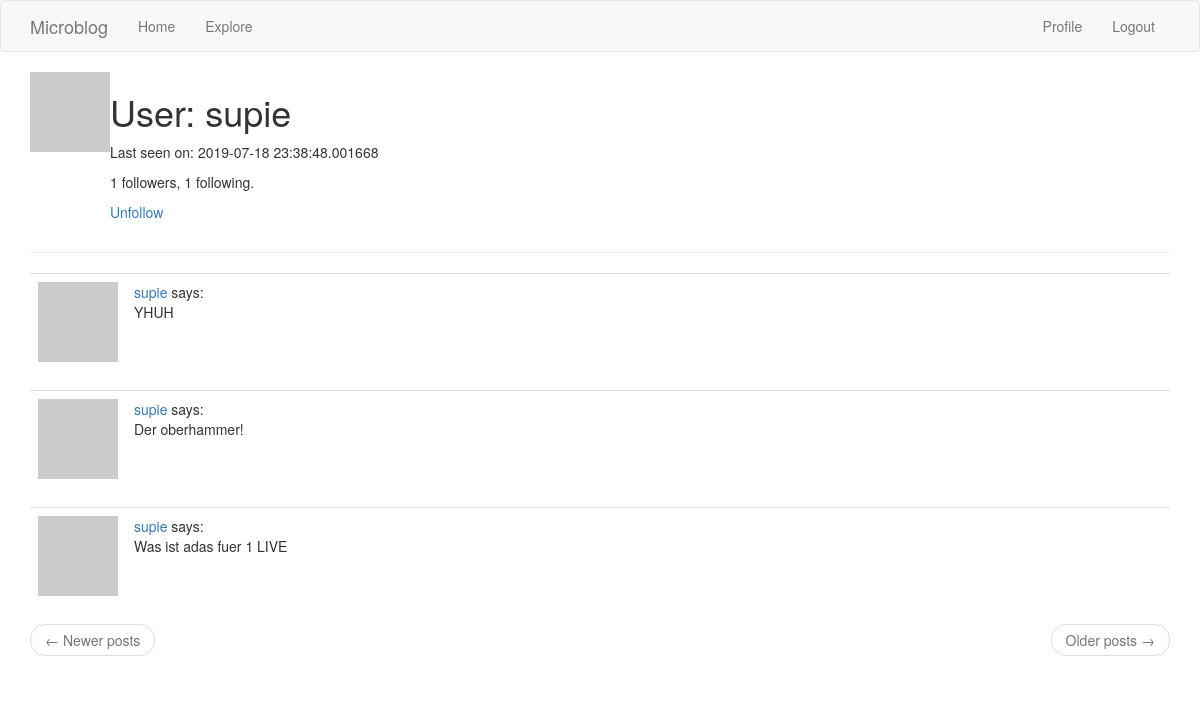
Page /user/supie (signed in) on the committed database.
### models.py (models this page shows, shortened)
class User(UserMixin, db.Model):
    id = db.Column(db.Integer, primary_key=True)
    username = db.Column(db.String(64), index=True, unique=True)
    email = db.Column(db.String(120), index=True, unique=True)
    password_hash = db.Column(db.String(128))
    posts = db.relationship('Post', backref='author', lazy='dynamic')
    about_me = db.Column(db.String(140))
    last_seen = db.Column(db.DateTime, default=datetime.utcnow)
    followed = db.relationship(
        'User',
        secondary=followers,
        primaryjoin=(followers.c.follower_id == id),
        secondaryjoin=(followers.c.followed_id == id),
        backref=db.backref('followers', lazy='dynamic'),
        lazy='dynamic'
        )
    def avatar(self, size):
        digest = md5(self.email.lower().encode('utf-8')).hexdigest()
        return 'https://www.gravatar.com/avatar/{}?d=identicon&s={}'.format(digest, size)
    def is_following(self, user):
        return self.followed.filter(followers.c.followed_id == user.id).count() > 0

class Post(db.Model):
    id = db.Column(db.Integer, primary_key=True)
    body = db.Column(db.String(140))
    timestamp = db.Column(db.DateTime, index=True, default=datetime.utcnow)
    user_id = db.Column(db.Integer, db.ForeignKey('user.id'))

### routes.py (the view)
@app.route('/user/<username>')
@login_required
def user(username):
    user = User.query.filter_by(username=username).first_or_404()
    page = request.args.get('page', 1, type=int)
    posts = user.posts.order_by(Post.timestamp.desc()).paginate(
        page,
        app.config['POSTS_PER_PAGE'],
        False
        )
    if posts.has_next:
        next_url = url_for('user', username=user.username, page=posts.next_num)
    else:
        next_url = None
    if posts.has_prev:
        prev_url = url_for('user', username=user.username, page=posts.prev_num)
    else:
        prev_url = None
    return render_template('user.html', user=user, posts=posts.items, next_url=next_url, prev_url=prev_url)

### models.py (called while the page is built)
@login.user_loader
def load_user(this_id):
    return User.query.get(int(this_id))

### routes.py (called while the page is built)
@app.before_request
def before_request():
    if current_user.is_authenticated:
        current_user.last_seen = datetime.utcnow()
        db.session.commit()

### templates/user.html (shortened to what this page needs)
{% extends "base.html" %}
{% block app_content %}
    <table>
        <tr valign="top">
            <td><img src="{{ user.avatar(128) }}"></td>
            <td>
                <h1>User: {{ user.username }}</h1>
                {% if user.last_seen %}<p>Last seen on: {{ user.last_seen }}</p>{% endif %}
                <p>{{ user.followers.count() }} followers, {{ user.followed.count() }} following.</p>
                {% if user == current_user %}
                <p><a href="{{ url_for('edit_profile') }}">Edit your profile</a></p>
                {% elif not current_user.is_following(user) %}
                <p><a href="{{ url_for('follow', username=user.username) }}">Follow</a></p>
                {% else %}
                <p><a href="{{ url_for('unfollow', username=user.username) }}">Unfollow</a></p>
                {% endif %}
            </td>
        </tr>
    </table>
    <hr>
    {% for post in posts %}
        {% include '_post.html' %}
    {% endfor %}
    <nav aria-label="...">
        <ul class="pager">
            <li class="previous{% if not prev_url %} disabled{% endif %}">
                <a href="{{ prev_url or '#' }}">
                    <span aria-hidden="true">&larr;</span> Newer posts
                </a>
            </li>
            <li class="next{% if not next_url %} disabled{% endif %}">
                <a href="{{ next_url or '#' }}">
                    Older posts <span aria-hidden="true">&rarr;</span>
                </a>
            </li>
        </ul>
    </nav>
{% endblock %}

### templates/_post.html
<table class="table table-hover">
	<tr>
		<td width="70px">
			<a href="{{ url_for('user', username=post.author.username) }}">
				<img src="{{ post.author.avatar(70) }}" />
			</a>
		</td>
		<td>
			<a href="{{ url_for('user', username=post.author.username) }}">
				{{ post.author.username }}
			</a>
			says:
			<br>
			{{ post.body }}
		</td>
	</tr>
</table>

### rows in the picture
User: username "supie", last_seen "2019-07-18 23:38:48.001668"
Post: author.username "supie", body "YHUH"
Post: author.username "supie", body "Der oberhammer!"
Post: author.username "supie", body "Was ist adas fuer 1 LIVE"

### other values in the picture
{{ user.followers.count() }} "1"
{{ user.followed.count() }} "1"
